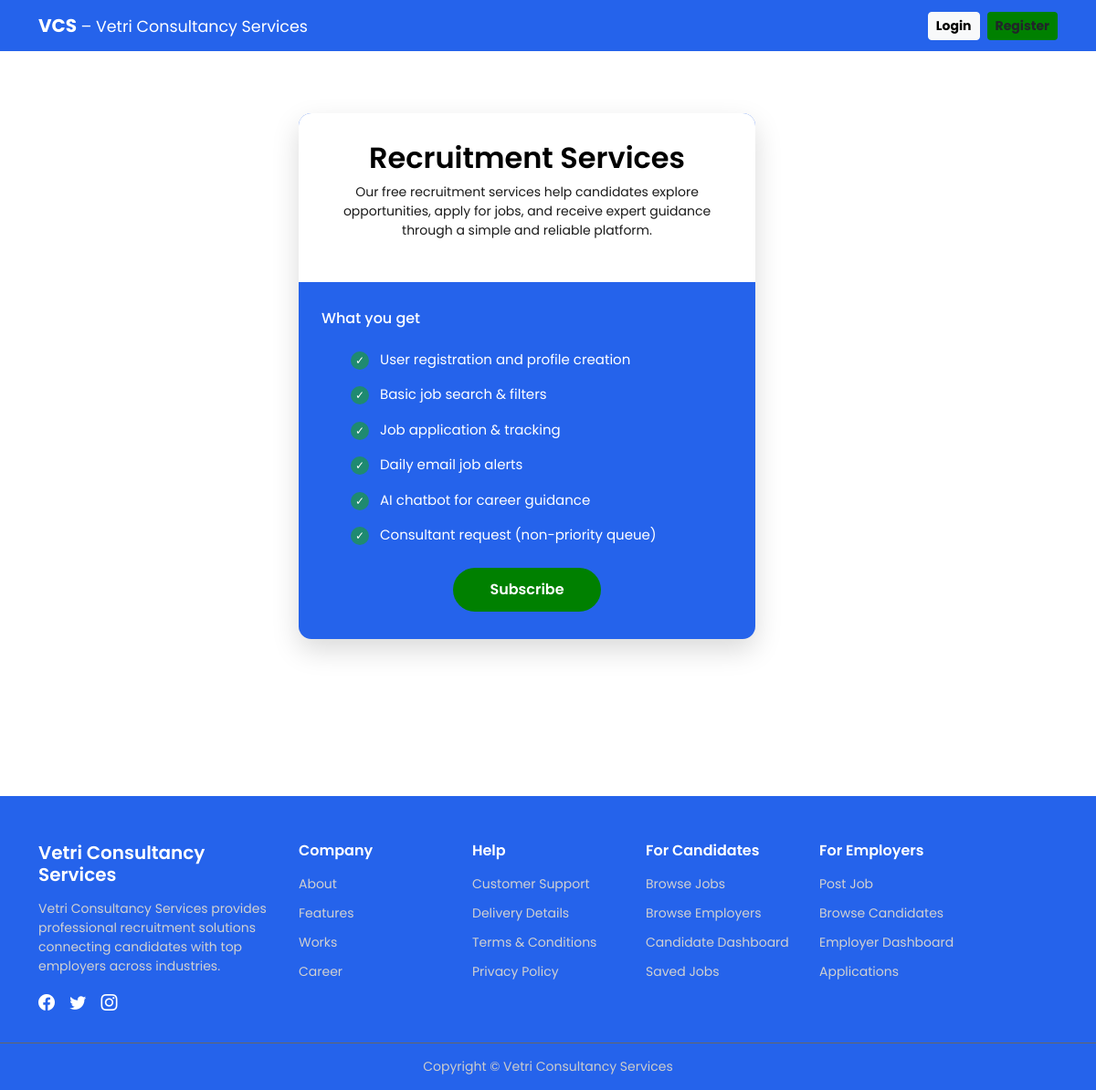
Screenshot of /accounts/free/ with the database file from the repository.
### accounts/models.py (models this page shows, shortened)
class Plan(models.Model):
    PLAN_TYPE = (
        ('free', 'Free'),
        ('pro', 'Pro'),
    )
    plan_type = models.CharField(max_length=10, choices=PLAN_TYPE)
    title = models.CharField(max_length=100)
    description = models.TextField()
    price = models.IntegerField(default=0)  # Free = 0, Pro = 1999

class Feature(models.Model):
    plan = models.ForeignKey(Plan, related_name='features', on_delete=models.CASCADE)
    text = models.CharField(max_length=255)

### accounts/views.py (the view)
# urls.py: path('free/', views.free_plan, name='free_plan'),
def free_plan(request):
    plan = Plan.objects.filter(plan_type='free').first()
    if not plan:
        messages.error(request, "Free Plan is not available.")
        return redirect('services')
    features = plan.features.all()
    return render(request, 'accounts/free.html', {'plan': plan, 'features': features})

### accounts/templates/accounts/free.html (shortened to what this page needs)
{% extends 'base.html' %}
{% block content %}
<section class="plan-section mt-4">
  <div class="container">
    <div class="row justify-content-center">
      <div class="col-md-6">
        <div class="plan-card">
          <div class="plan-header">
            <h2>{{ plan.title }}</h2>
            <p>{{ plan.description }}</p>
          </div>
          <div class="plan-body">
            <h6 class="mb-3">What you get</h6>
            <ul class="plan-features">
              {% for feature in plan.features.all %}
                <li>{{ feature.text }}</li>
              {% endfor %}
            </ul>
            <a href="#" class="plan-btn">Subscribe</a>
          </div>
        </div>
      </div>
    </div>
  </div>
</section>
{% endblock %}

### templates/base.html (style rules this page uses)
body { font-family: 'Poppins', sans-serif; }

### accounts/templates/accounts/free.html (style rules this page uses)
.plan-section { min-height: 100vh; padding-top: 100px; padding-bottom: 60px; display: flex; align-items: flex-start; }
.plan-card { background: #ffffff; background: #2563eb; border-radius: 14px; box-shadow: 0 12px 30px rgba(0,0,0,0.15); overflow: hidden; width: 500px; color: white; }
.plan-header { background:white; color: black; padding: 30px 20px; text-align: center; }
.plan-header h2 { margin-bottom: 8px; font-weight: 600; }
.plan-header p { font-size: 14px; opacity: 0.9; }
.plan-body { padding: 30px 25px; }
.plan-features li { display: flex; align-items: flex-start; gap: 12px; padding: 8px 0; font-size: 15px; color: white; text-align: left; }
.plan-features li::before { content: "✓"; display: flex; align-items: center; justify-content: center; width: 20px; height: 20px; background: #1f8a70; color: #ffffff; border-radius: 50%; font-size: 12px; flex-shrink: 0; margin-top: 2px; }
.plan-btn { display: block; width: fit-content; margin: 0 auto; background: green; color: #fff; padding: 12px 40px; border-radius: 30px; font-weight: 600; text-decoration: none; }

### rows the page displays
Plan: title "Recruitment Services", description "Our free recruitment services help candidates explore opportunities, apply for jobs, and receive expert guidance through a simple and reliable platform."
Feature: text "User registration and profile creation"
Feature: text "Basic job search & filters"
Feature: text "Job application & tracking"
Feature: text "Daily email job alerts"
Feature: text "AI chatbot for career guidance"
Feature: text "Consultant request (non-priority queue)"
